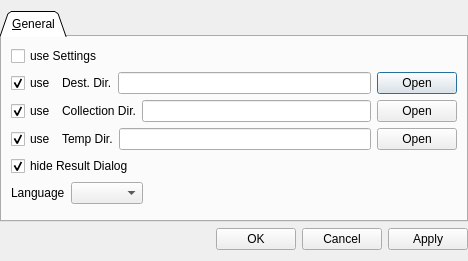
<?xml version="1.0" encoding="UTF-8"?>
<ui version="4.0">
 <class>DialogSettings</class>
 <widget class="QDialog" name="DialogSettings">
  <property name="geometry">
   <rect>
    <x>0</x>
    <y>0</y>
    <width>468</width>
    <height>261</height>
   </rect>
  </property>
  <property name="windowTitle">
   <string>Settings</string>
  </property>
  <layout class="QVBoxLayout" name="verticalLayout">
   <property name="leftMargin">
    <number>0</number>
   </property>
   <property name="rightMargin">
    <number>0</number>
   </property>
   <item>
    <widget class="QTabWidget" name="tabWidget">
     <property name="tabShape">
      <enum>QTabWidget::Triangular</enum>
     </property>
     <property name="currentIndex">
      <number>0</number>
     </property>
     <property name="documentMode">
      <bool>false</bool>
     </property>
     <widget class="QWidget" name="tab">
      <attribute name="title">
       <string>&amp;General</string>
      </attribute>
      <layout class="QVBoxLayout" name="verticalLayout_2">
       <item>
        <widget class="QCheckBox" name="settingsCheck">
         <property name="text">
          <string>use Settings</string>
         </property>
        </widget>
       </item>
       <item>
        <layout class="QHBoxLayout" name="horizontalLayout_2">
         <item>
          <widget class="QCheckBox" name="destDirCheck">
           <property name="text">
            <string>use</string>
           </property>
           <property name="checked">
            <bool>true</bool>
           </property>
          </widget>
         </item>
         <item>
          <widget class="QLabel" name="destDirLabel">
           <property name="text">
            <string>Dest. Dir.</string>
           </property>
          </widget>
         </item>
         <item>
          <widget class="QLineEdit" name="destDirLine"/>
         </item>
         <item>
          <widget class="QDialogButtonBox" name="destDirButton">
           <property name="sizePolicy">
            <sizepolicy hsizetype="Fixed" vsizetype="Fixed">
             <horstretch>0</horstretch>
             <verstretch>0</verstretch>
            </sizepolicy>
           </property>
           <property name="standardButtons">
            <set>QDialogButtonBox::Open</set>
           </property>
          </widget>
         </item>
        </layout>
       </item>
       <item>
        <layout class="QHBoxLayout" name="horizontalLayout_3">
         <item>
          <widget class="QCheckBox" name="collectionDirCheck">
           <property name="text">
            <string>use</string>
           </property>
           <property name="checked">
            <bool>true</bool>
           </property>
          </widget>
         </item>
         <item>
          <widget class="QLabel" name="collectionDirLabel">
           <property name="text">
            <string>Collection Dir.</string>
           </property>
          </widget>
         </item>
         <item>
          <widget class="QLineEdit" name="collectionDirLine"/>
         </item>
         <item>
          <widget class="QDialogButtonBox" name="collectionDirButton">
           <property name="sizePolicy">
            <sizepolicy hsizetype="Fixed" vsizetype="Fixed">
             <horstretch>0</horstretch>
             <verstretch>0</verstretch>
            </sizepolicy>
           </property>
           <property name="standardButtons">
            <set>QDialogButtonBox::Open</set>
           </property>
          </widget>
         </item>
        </layout>
       </item>
       <item>
        <layout class="QHBoxLayout" name="horizontalLayout">
         <item>
          <widget class="QCheckBox" name="tempDirCheck">
           <property name="text">
            <string>use</string>
           </property>
           <property name="checked">
            <bool>true</bool>
           </property>
          </widget>
         </item>
         <item>
          <widget class="QLabel" name="tempDirLabel">
           <property name="text">
            <string>Temp Dir.</string>
           </property>
          </widget>
         </item>
         <item>
          <widget class="QLineEdit" name="tempDirLine"/>
         </item>
         <item>
          <widget class="QDialogButtonBox" name="tempDirButton">
           <property name="sizePolicy">
            <sizepolicy hsizetype="Fixed" vsizetype="Fixed">
             <horstretch>0</horstretch>
             <verstretch>0</verstretch>
            </sizepolicy>
           </property>
           <property name="standardButtons">
            <set>QDialogButtonBox::Open</set>
           </property>
          </widget>
         </item>
        </layout>
       </item>
       <item>
        <widget class="QCheckBox" name="resultdialogCheck">
         <property name="text">
          <string>hide Result Dialog</string>
         </property>
         <property name="checked">
          <bool>true</bool>
         </property>
        </widget>
       </item>
       <item>
        <layout class="QHBoxLayout" name="horizontalLayout_4">
         <item>
          <widget class="QLabel" name="languageLabel">
           <property name="text">
            <string>Language</string>
           </property>
          </widget>
         </item>
         <item>
          <widget class="QComboBox" name="languageCombo"/>
         </item>
         <item>
          <spacer name="horizontalSpacer">
           <property name="orientation">
            <enum>Qt::Horizontal</enum>
           </property>
           <property name="sizeHint" stdset="0">
            <size>
             <width>40</width>
             <height>20</height>
            </size>
           </property>
          </spacer>
         </item>
        </layout>
       </item>
       <item>
        <spacer name="verticalSpacer">
         <property name="orientation">
          <enum>Qt::Vertical</enum>
         </property>
         <property name="sizeHint" stdset="0">
          <size>
           <width>20</width>
           <height>40</height>
          </size>
         </property>
        </spacer>
       </item>
      </layout>
     </widget>
    </widget>
   </item>
   <item>
    <widget class="QDialogButtonBox" name="buttonBox">
     <property name="standardButtons">
      <set>QDialogButtonBox::Apply|QDialogButtonBox::Cancel|QDialogButtonBox::Ok</set>
     </property>
     <property name="centerButtons">
      <bool>false</bool>
     </property>
    </widget>
   </item>
  </layout>
 </widget>
 <resources/>
 <connections/>
</ui>
